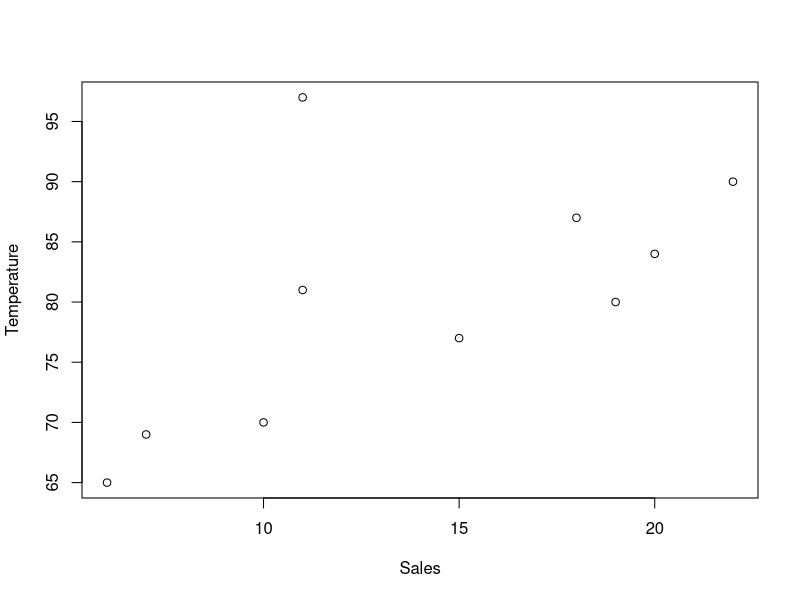

R code for this plot:
#1.Print your name at the top of the script
print("Jeevan Rishi Kumar Sunkara")
 
#2.Install the vcd package
install.packages("vcd")

#3.Import the vcd library (pg 19) 
library(vcd)

#4.Plot a sales ~ temp scatter plot using the data below:
#Sales data: (7,11,15,20,19,11,18,10,6,22) 
#Temperature data: (69,81,77,84,80,97,87,70,65,90) 
Sales = c(7,11,15,20,19,11,18,10,6,22)
Temperature = c(69,81,77,84,80,97,87,70,65,90)
plot(Sales,Temperature)

#5.Find the mean temperature
mean(Temperature)

#6.Delete the 3rd element from the sales vector
Sales[-3]



